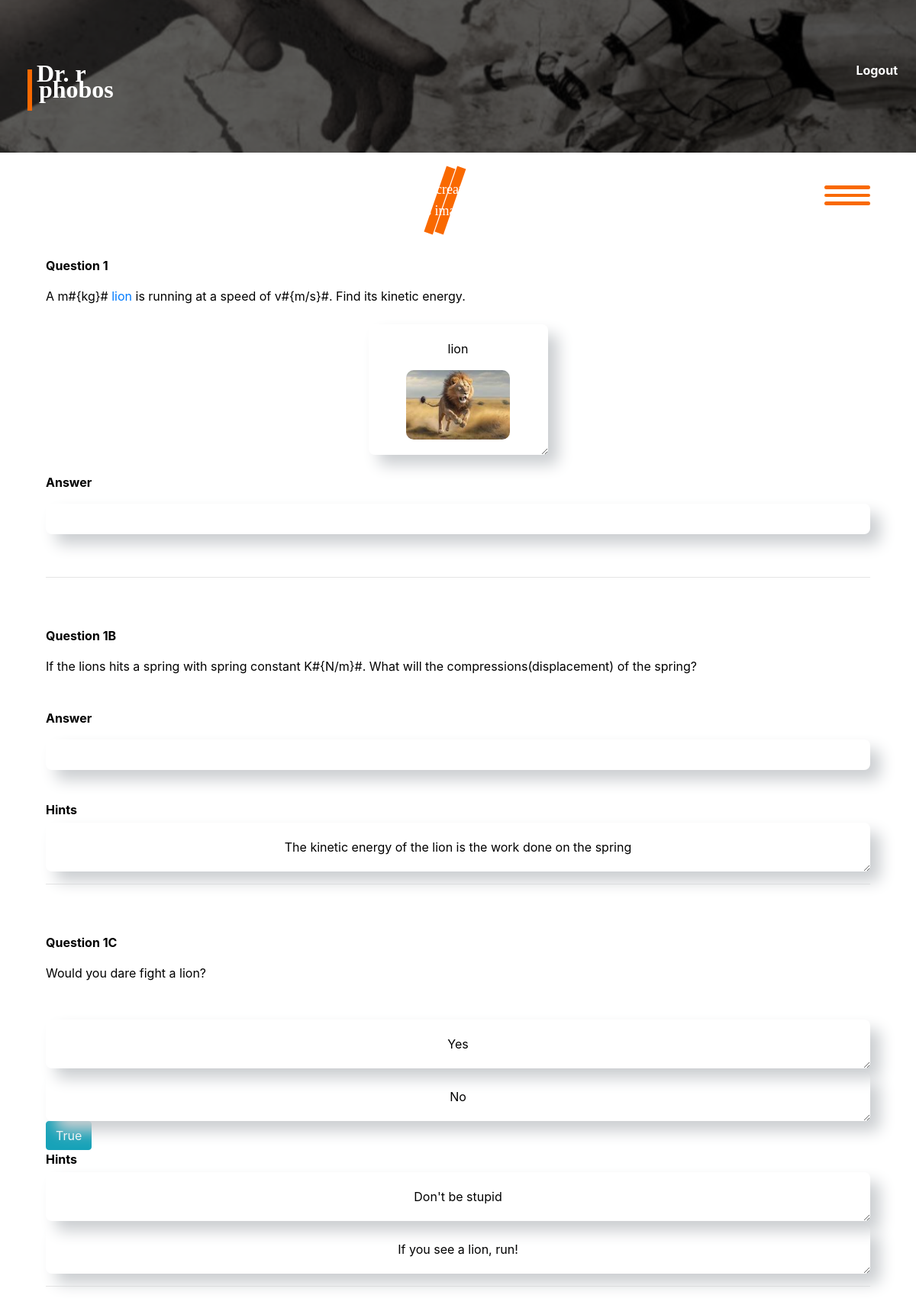
Screenshot of /phobos/courses/1/assignments/1/1 (signed in) with the database file from the repository.
### phobos/models.py (models this page shows, shortened)
class Question(models.Model):
    number = models.CharField(blank=False, null=False, max_length=5)
    text = models.TextField(max_length= 2000, null=False, blank=False)
    assignment = models.ForeignKey(Assignment, null=True, on_delete=models.CASCADE, \
                                   related_name="questions")
    category = models.CharField(max_length=50, null=True, blank=True)
    topic = models.ForeignKey(Topic, on_delete=models.SET_NULL, null=True, blank=True)
    sub_topic = models.ForeignKey(SubTopic, on_delete=models.SET_NULL, null=True, blank=True)
    parent_question = models.ForeignKey('self', on_delete=models.CASCADE, null=True, \
                                        blank=True, related_name='sub_questions')
    answer_type = models.CharField(
        max_length = 30,
        choices = QuestionChoices.choices,
        default = QuestionChoices.STRUCTURAL_TEXT
    )
    embedding = models.JSONField(null=True, blank=True)  # Field to store encoded representation for search

class QuestionImage(models.Model):
    question = models.ForeignKey(Question, on_delete=models.CASCADE, related_name='images')
    image = models.ImageField(upload_to='phobos/images/question_images/', blank=True, null=True)
    label = models.CharField(max_length=70, blank=True, null=True)

class AnswerBase(models.Model):
    question = models.ForeignKey(Question, on_delete=models.CASCADE)
    content = models.TextField(blank=False, null=False)
    answer_unit = models.CharField(max_length=50, blank=True, null=True) # Optional field for the units of the answer
    preface = models.CharField(max_length=20, blank=True, null=True)
    sufface = models.CharField(max_length=20, blank=True, null=True)
    class Meta:
        abstract = True

class VariableFloatAnswer(AnswerBase):
    question = models.OneToOneField(Question, on_delete=models.CASCADE, related_name='variable_float_answer')
    content = models.CharField(max_length=100, null=False, blank=False)

class Hint(models.Model):
    question = models.ForeignKey(Question, related_name='hints', on_delete=models.CASCADE)
    text = models.TextField(blank=False, null=False) # Professor must include text(description)

class MCQAnswerBase(models.Model):
    question = models.ForeignKey(Question, on_delete=models.CASCADE)
    content = models.TextField(blank=False, null=False)
    is_answer = models.BooleanField(default=False)
    class Meta:
        abstract = True

class MCQTextAnswer(MCQAnswerBase):
    question = models.ForeignKey(Question, on_delete=models.CASCADE, related_name='mcq_text_answers')
    content = models.CharField(max_length=400)

### phobos/views.py (the view)
@login_required(login_url='astros:login')
def question_view(request, question_id, assignment_id=None, course_id=None):
    professor = get_object_or_404(Professor, pk=request.user.id)
    assignments=[]                              # actual assignment for Export question implementation
    course= Course.objects.get(pk= course_id)                  #for Export question implementation
    courses= Course.objects.filter(professors=professor)
    if course.professors.filter(pk=request.user.pk).exists() or course.name=='Question Bank':
       show_answer = True
    else:
        show_answer = False
    for course_ in courses: # Watch out variable names here
        assignments.append((course_.id, Assignment.objects.filter(course = course_)))                  #for front-end Export question implementation
    question_0 = Question.objects.get(pk=question_id)
    if question_0.parent_question: # if question has no parent question(the question itself
        question_0 = question_0.parent_question
    questions = list(Question.objects.filter(parent_question=question_0))
    questions.insert(0, question_0)
    questions_dictionary = {}
    for index, question in enumerate(questions):
        question.text = replace_links_with_html(question.text)
        labels_urls_list = [(question_image.label, question_image.image.url) for question_image in \
                            question.images.all()]
        question.text = replace_image_labels_with_links(question.text, labels_urls_list)
        question.text = question.text.replace('@{', '')
        question.text = question.text.replace('}@', '')
        answers = []
        is_latex = []
        is_mcq = False
        is_fr = False # is free response
        if question.answer_type.startswith('MCQ'):
            is_mcq = True
            ea = question.mcq_expression_answers.all()
            answers.extend(ea)
            ta = question.mcq_text_answers.all()
            answers.extend(ta)
            fa = question.mcq_float_answers.all()
            answers.extend(fa)
            fva = question.mcq_variable_float_answers.all()
            answers.extend(fva)
            ia = question.mcq_image_answers.all()
            answers.extend(ia)
            la = question.mcq_latex_answers.all()
            answers.extend(la)
            is_latex = [0 for _ in range(ea.count()+ta.count()+fa.count()+fva.count()+ia.count())]
            is_latex.extend([1 for _ in range(la.count())])
        else:
            if question.answer_type == QuestionChoices.STRUCTURAL_EXPRESSION:
                answers.extend([question.expression_answer])
            elif question.answer_type == QuestionChoices.STRUCTURAL_TEXT:
                answers.extend([question.text_answer])
                is_fr = True
            elif question.answer_type == QuestionChoices.STRUCTURAL_FLOAT:
                answers.extend([question.float_answer])
            elif question.answer_type == QuestionChoices.STRUCTURAL_LATEX:# Probably never used (because disabled on frontend)
                answers.extend([question.latex_answer])
                is_latex.extend([1])
            elif question.answer_type == QuestionChoices.STRUCTURAL_VARIABLE_FLOAT:
                a = question.variable_float_answer
                a.content = a.content.replace('@{', '')
                a.content = a.content.replace('}@', '')
                answers.extend([a])
            else:
                return HttpResponse('Something went wrong.')
            answers[0].preface = '' if not answers[0].preface else answers[0].preface + "\quad = \quad" # This is to display well in the front end.
            answers[0].answer_unit = '' if not answers[0].answer_unit else "\quad " + answers[0].answer_unit
        questions_dictionary[index] = {'question':question,\
                      'show_answer':show_answer,
                     'is_mcq':is_mcq, 'is_fr':is_fr,'answers': answers,\
                         'answers_is_latex': zip(answers, is_latex) if is_latex else None}
    return render(request, 'phobos/question_view.html', {'courses':zip(range(len(courses)),courses),\
                                                         'questions_dict':questions_dictionary, \
                                                         'question':questions[0],
                                                         'assignments':assignments,
                                                         'is_questionbank': True if course.name=='Question Bank' else False })

### phobos/views.py (called while the page is built)
def replace_links_with_html(text):
    words = text.split()
    new_words = []
    for word in words:
        if word.startswith('http://') or word.startswith('https://'):
            parsed_url = urlparse(word)
            link_tag = f'<a href="{word}">{parsed_url.netloc}{parsed_url.path}</a>'
            new_words.append(link_tag)
        else:
            new_words.append(word)
    return ' '.join(new_words)

def replace_image_labels_with_links(text, labels_url_pairs):
    for label, url in labels_url_pairs:
        replacement = f"<a href=\"#{url}\">{label}</a>"
        text = text.replace(label, replacement)
    return text

### phobos/templates/phobos/question_view.html (shortened to what this page needs)
{% extends 'phobos/layout.html' %}
{% load static %}
{% block body %}
<div class="embed">
    {% for index, question_dict in questions_dict.items %}
            <p class="question-number"><strong>Question {{question_dict.question.number}}</strong></p>
            <p class="question-content">{{question_dict.question.text|safe}}</p>
            <div class="question-images">
                {% for question_image in question_dict.question.images.all %}
                    <div class="formatted-answer-option" id="{{question_image.image.url}}">
                        <p>{{question_image.label}}</p>
                        <img src="{{question_image.image.url}}" class="question-image image-in-formatted" alt="{{question_image.label}}"/>
                    </div>
                {% endfor %}
            </div><br/>
            {% if question_dict.show_answer %}
                {% if question_dict.is_mcq %}
                    {% for answer, is_latex in question_dict.answers_is_latex %}
                            {% if is_latex %}
                            <div class="formatted-answer-option unexpand">
                                <input type="hidden" class="latex-answer-question-view" value="{{answer.content}}">
                            {% else %}
                            <div class="formatted-answer-option">
                                {% if answer.image %}
                                    {{answer.label}}
                                    <img src="{{answer.image.url}}" class="mcq-image-answer image-in-formatted" alt="{{answer.image.label}}"/>
                                {% else %}
                                    {{answer.content|safe}}
                                {% endif %}
                            {% endif %}
                        </div>
                        {% if answer.is_answer%}
                            <button type="button" class="btn btn-info">True</button>
                        {% endif %}
                    {% endfor %}
                {% else %}
                    <p class="question-answer">
                        {% for answer in question_dict.answers %}
                        <strong>Answer </strong>
                            <div class="formatted-answer-option unexpand question-view">
                            </div>
                        {% endfor %}
                    </p>
                {% endif %}
                <br/>
                {% if question_dict.question.hints.all%}
                <strong>Hints</strong>
                    {% for hint in question_dict.question.hints.all %}
                        <div class="formatted-answer-option">
                            {{hint.text}}
                        </div>
                    {% endfor %}
                {% endif %}
            {% endif %}
                    <hr/><br/><br/>
    {% endfor %}
</div>
{% endblock %}

### phobos/templates/phobos/layout.html (shortened to what this page needs)
{% load static %}
<!DOCTYPE html>
<html lang="en">
    <head>
        <link rel="stylesheet" href="{% static 'phobos/css/style.css' %}"/>
        {% block bootstrap %}<link rel="stylesheet" href="https://stackpath.bootstrapcdn.com/bootstrap/4.4.1/css/bootstrap.min.css"
> {% endblock %}
    </head>
    <body class="body">
        <ul class="navbar-nav mr-auto">
            {% if user.is_authenticated %}
                <li class="nav-item logout-link">
                    <a id="logout-link" class="nav-link" href="{% url 'phobos:logout' %}">Logout</a>
                </li>
            {% endif %}
        </ul>
    <div class="glass-container">
        <div class="top-page-image">
        </div>
    </div>
    <div id="brand-section">
        <div id="orange-line"></div>
        <div id="brand-version-text">
            <div id="bvt1">Dr. r</div>
            <div id="bvt2">phobos</div>
        </div>
        <div id="double-orange-lines">
            <div class="dol"></div>
            <div class="dol"></div>
        </div>
        <div class="message">
            <span id="m1">And Man created AI</span> <br/>
            <span id="m2">in his image.</span>
        </div>
    </div>
    <div id="options">
        <div id="triple-orange-lines">
            <div class="tol"></div>
            <div class="tol"></div>
            <div class="tol"></div>
        </div>
    </div>
        {% block body %} {% endblock %}
    </body>
</html>

### phobos/static/phobos/css/style.css (style rules this page uses)
body.body { background-color: white !important; color:black; padding:0%; }
.logout-link { position: absolute; right: 2%; top: 4%; z-index: 3; }
#logout-link { color: white; font-weight: bold; }
div.glass-container { background-color: black; width: 100%; }
div.top-page-image { height: 40vh; width: 100%; min-width: 100%; background-image: url("../images/creation_of_adam_ai.jpeg"); background-repeat:no-repeat; background-size:cover; background-position: center; opacity: 0.37; filter: grayscale(87%); position: relative; }
#orange-line { position: absolute; top: 5%; left: 3%; width: 0.5%; height: 6%; background-color: rgba(249, 105, 0, 1); }
#brand-version-text { top:4%; left:4%; position: absolute; color: white; font-size:xx-large; font-weight: bolder; font-family: 'Nebula'; }
#bvt2 { transform: translate(3%, -57%); }
div.dol { position: absolute; top: 21%; left: 47.5%; width: 1%; height: 6%; transform: rotate(19deg); background-color: rgba(249, 105, 0, 1); z-index: 1; }
div.dol + div.dol { margin-left: 1.2%; }
div.message { position: absolute; top: 24%; left: 43%; font-size: x-large; font-weight:500; color: white; display: flex; justify-content: center; align-items: center; flex-direction: column; font-family: 'Aileron'; z-index: 2; }
#m2 { transform: translate(0, -90%); }
#triple-orange-lines { position:-webkit-sticky; position: sticky; margin-top: 5vh; margin-left: 93vw; display: flex; flex-direction: column; justify-content: center; align-items: center; width: 3vw; height: 4vh; background-color: rgba(255, 255, 255, 0.8); transition: width 0.2s; }
div.tol { margin:5%; width: 100%; height: 20%; border-radius: 20px; background-color: rgba(249, 105, 0, 1); }
li { list-style-type: none; }
.question-images { display: flex; flex-direction: row; align-items: center; justify-content: center; }
.formatted-answer-option.unexpand, .formatted-answer.unexpand { resize:initial; overflow: initial; }
.formatted-answer-option.question-view { display: flex; flex-direction: row; justify-content: center; align-items: center; }
.image-in-formatted { max-width: 70%; max-height: 300px; display: block; border-radius: 10px; }
.question-content { margin-bottom: 20px; }
.embed { padding: 4%; margin: 1%; }
@media screen and (max-width: 1200px) { div.top-page-image { height: 25vh; } }
@media screen and (max-width: 1200px) { #orange-line { height: 3%; } }
@media screen and (max-width: 1200px) { div.dol { top: 12%; height: 5%; } }
@media screen and (max-width: 1200px) { div.message { top: 13%; left:41.5%; font-size: large; font-weight: 300; } }
@media screen and (max-width: 1200px) { #m2 { transform: translate(0, -95%); } }
@media screen and (max-width: 1200px) { #triple-orange-lines { position:-webkit-sticky; position: sticky; width: 5vw; margin-left: 90vw; } }

### rows the page displays
Question: question.number "1", question.text "A m#{kg}# lion is running at a speed of v#{m/s}#. Find its kinetic energy."
QuestionImage: label "lion", image (picture)
Question: question.number "1B", question.text "If the lions hits a spring with spring constant K#{N/m}#. What will the compressions(displacement) of the spring?"
Hint: text "The kinetic energy of the lion is the work done on the spring"
Question: question.number "1C", question.text "Would you dare fight a lion?"
MCQTextAnswer: content "Yes"
MCQTextAnswer: content "No", is_answer "True"
Hint: text "Don't be stupid"
Hint: text "If you see a lion, run!"
